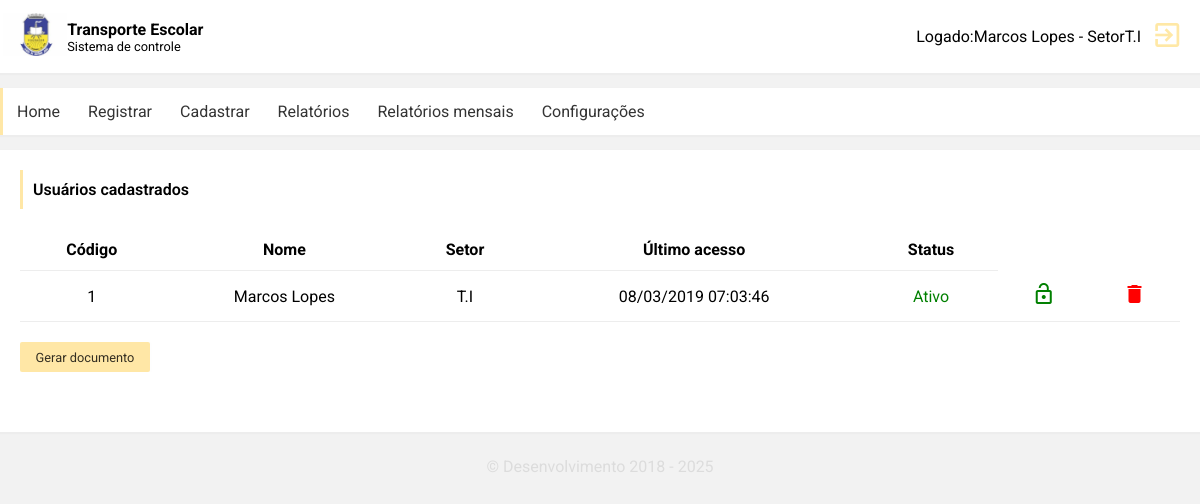
The app's page /pages/relatorios/relatorio_todos_usuarios.php (signed in) with its own data.
### tables this page shows
CREATE TABLE `usuario` (
  `id_usuario` int(11) NOT NULL,
  `nome_usuario` varchar(100) DEFAULT NULL,
  `setor_usuario` varchar(60) DEFAULT NULL,
  `email_usuario` varchar(45) DEFAULT NULL,
  `telefone_usuario` char(100) DEFAULT NULL,
  `senha_usuario` char(8) DEFAULT NULL,
  `status` varchar(40) DEFAULT NULL,
  `acesso` datetime DEFAULT NULL
);

### php/config/Database.connect.php (called while the page is built, shortened)
<?php
class Conexao
{
	public function conectar()
	{
		try {
			$this->connect = mysqli_connect($GLOBALS['config']['host'], $GLOBALS['config']['user'], $GLOBALS['config']['password'], $GLOBALS['config']['dbname']);
		} catch (Exception $e) {
			echo 'Resolver: ' .  $e;
		}
	}
}

### php/controllers/usuario.php (the view, shortened to what this page needs)
<?php
function todos_usuarios($pagina)
{
	$GLOBALS['Recursos']->paginacao($GLOBALS['Recursos']->query($GLOBALS['selects']->all_usuarios()), 'select*from usuario', $GLOBALS['pagina'], function ($dados) {
		$html = array();
		$html[] = "<tr>
					<td>" . $dados[0] . "</td>
					<td>" . $dados[1] . "</td>
					<td>" . $dados[2] . "</td>
					<td>" . $GLOBALS['Recursos']->formatdata($dados[7]) . "</td>";
		if ($dados[6] == 'Ativo') {
			$html[] = "<td class='status_diponivel'>" . $dados[6] . "</td>
					 <td class=''><a onclick=janela_mensagem('desativar','usuário','../../php/request.php?page=desativar/usuario&id={$dados[0]}');><i class='material-icons status_diponivel' >lock_open</i></a></td>";
		} else {
			$html[] = "<td class='status_indisponível'>" . $dados[6] . "</td>
					 <td><a onclick=janela_mensagem('Ativar','usuário','../../php/request.php?page=ativar/usuario&id={$dados[0]}')><i class='material-icons status_indisponível'>lock</i></a></td>";
		}
		$html[] = " <td class=''><a onclick=janela_mensagem('Deletar','usuário','../../php/request.php?page=deletar/usuario&id={$dados[0]}')><i class='material-icons status_indisponível' >delete</i></a></td>
				</tr>";
		foreach ($html as $linhas) {
			echo $linhas;
		}
	}, function ($paginas) {
		if ($paginas > 1) {
			for ($i = 1; $i < $paginas + 1; $i++) {
				echo " <div class='paginacao'><a  href='../../pages/relatorios/relatorio_todos_usuarios?pagina=$i'>" . $i . "</a></div>";
			}
		}
	});
}

### php/recursos.php (shortened to what this page needs)
<?php
	include 'config/Database.connect.php';
	class Recursos extends Conexao
	{
		public function paginacao($query,$select,$pagina,$callback,$callback2){
			$this->registros = $GLOBALS['config']['quantidade_registros'] ;
			$this->começo = ($this->registros*$pagina) - $this->registros;
			$this->produtos =  mysqli_query($this->connect,"".$select." limit $this->começo,$this->registros");
    		while($this->fect =  mysqli_fetch_array($this->produtos)){
				 $callback($this->fect);
			}
		}
		public function formatdata($datatime)
		{
          return (new DateTime($datatime))->format('d/m/Y H:i:s');
		}
	}

### pages/public/css/estilo.css (style rules this page uses)
* { padding: 0; margin: 0; font-family: "Roboto", sans-serif; text-decoration: none; list-style: none; outline: none; }
html { background: #f2f2f2; }
:root { --elemento-header: rgba(255, 199, 43, 0.42); --elemento-font-black: rgba(0, 0, 0, 0.8); --elemento-font-white: rgba(255, 255, 255, 1); --bordar: 3px solid var(--elemento-header); --caixa: 1px 1px 1px 1px #ededed; --cor-valida: rgba(244, 67, 54, 0.6); --cor-valida-green: rgba(46, 139, 87, 0.8); }
th, td { align-items: center; font-weight: inherit; text-align: center; padding: 0.7rem; font-size: 0.5rem; border-bottom: 1px solid #ededed; }
i { font-weight: inherit; color: var(--elemento-header); }
.material-icons { cursor: pointer; }
.status_indisponível { color: red; }
.status_diponivel { color: green; }
@media screen and (min-width: 640px) { th, td { text-align: center; font-size: 1rem; } }

### records on screen
usuario: id_usuario "1", nome_usuario "Marcos Lopes", setor_usuario "T.I", acesso "08/03/2019 07:03:46", status "Ativo"

### other values on screen
mostrar_login() "Marcos Lopes - SetorT.I"
